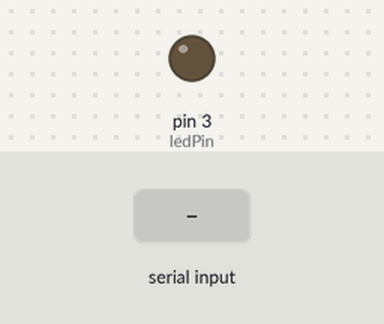
Bench run of a sketch on a simulated Arduino Uno, built with avr-gcc and run on an emulated ATmega328P. On the bench: output pins drawn as LEDs (lit = HIGH). The inputs (shaded band) are chosen by the test bench.

Above: at 1.2 s.
1.3 s: "1" received over Serial
At 2.5 s:
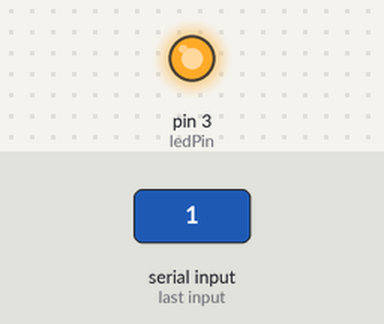
2.8 s: "0" received over Serial
At 3.7 s:
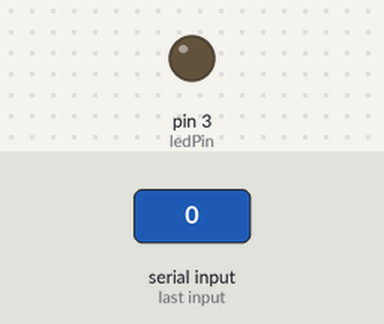
Timing chart, 0 to 5.8 s (numbered marks = the images above; inputs shaded):
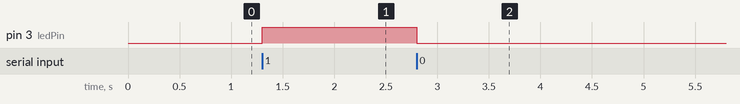

Measured:
- after the input at 1.3 s, pin 3 (ledPin): LOW → HIGH at once
- after the input at 2.8 s, pin 3 (ledPin): HIGH → LOW at once

The sketch:

sketch_aug6a.ino
```cpp
const int ledPin = 3;
int incomingByte = 0;

void setup() {
  pinMode(ledPin, OUTPUT);
  Serial.begin(9600);
}

void loop() {
  if (Serial.available() > 0) {
    incomingByte = Serial.read(); // Read the byte
    if (incomingByte == '1') {
      digitalWrite(ledPin, HIGH); // Turn ON LED
    } else if (incomingByte == '0') {
      digitalWrite(ledPin, LOW);  // Turn OFF LED
    }
  }
}
```
